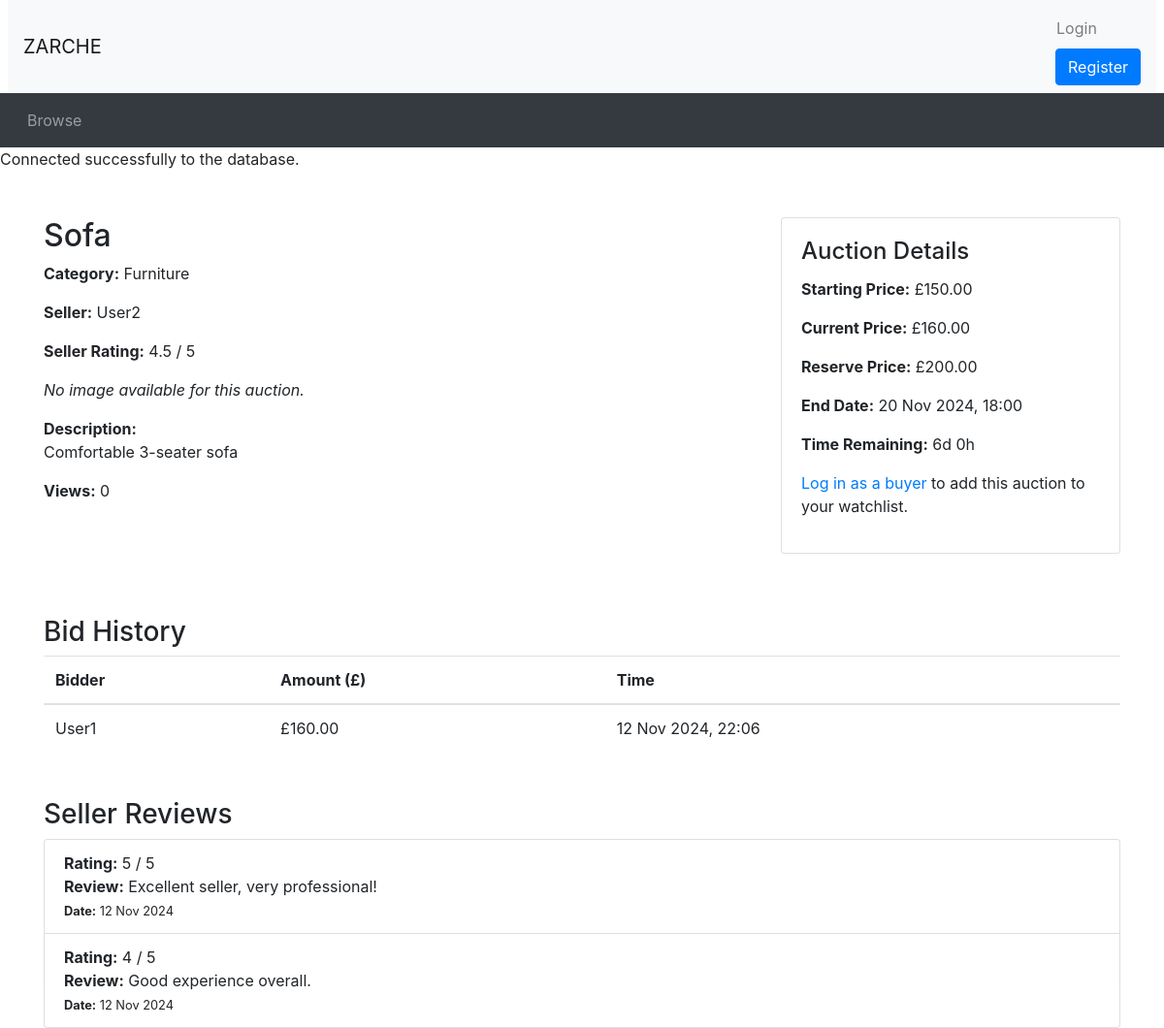
Page /auction_details.php?auctionID=2 on the committed database.
### tables this page shows
CREATE TABLE `Auction` (
  `AuctionID` INT AUTO_INCREMENT PRIMARY KEY,
  `UserID` INT,
  `ItemName` VARCHAR(255) NOT NULL,
  `Description` VARCHAR(255) NOT NULL,
  `CategoryID` INT,
  `ReservePrice` DECIMAL(10, 2),
  `StartPrice` DECIMAL(10, 2),
  `EndDate` DATETIME,
  `Views` INT DEFAULT 0,
  `Image` VARCHAR(255),
  FOREIGN KEY (`UserID`) REFERENCES `Users`(`UserID`) ON DELETE CASCADE,
  FOREIGN KEY (`CategoryID`) REFERENCES `Category`(`CategoryID`) ON DELETE CASCADE
);

CREATE TABLE `Category` (
  `CategoryID` INT AUTO_INCREMENT PRIMARY KEY,
  `CategoryName` VARCHAR(255) NOT NULL
);

CREATE TABLE `Users` (
  `UserID` INT AUTO_INCREMENT PRIMARY KEY,
  `Username` VARCHAR(255) NOT NULL,
  `Email` VARCHAR(255) NOT NULL,
  `Password` VARCHAR(255) NOT NULL,
  `Role` ENUM('buyer', 'seller', 'admin') NOT NULL,
  `blacklisted` BOOLEAN NOT NULL DEFAULT 0
);

CREATE TABLE `Bid` (
  `BidID` INT AUTO_INCREMENT PRIMARY KEY,
  `AuctionID` INT,
  `UserID` INT,
  `BidAmount` DECIMAL(10, 2),
  `BidTime` TIMESTAMP DEFAULT CURRENT_TIMESTAMP,
  FOREIGN KEY (`AuctionID`) REFERENCES `Auction`(`AuctionID`) ON DELETE CASCADE,
  FOREIGN KEY (`UserID`) REFERENCES `Users`(`UserID`) ON DELETE CASCADE
);

CREATE TABLE `SellerReviews` (
  `ReviewID` INT AUTO_INCREMENT PRIMARY KEY,
  `AuctionID` INT NOT NULL,
  `BuyerID` INT NOT NULL,
  `SellerID` INT NOT NULL,
  `Rating` INT CHECK (`Rating` BETWEEN 1 AND 5),
  `ReviewText` TEXT,
  `ReviewDate` TIMESTAMP DEFAULT CURRENT_TIMESTAMP,
  FOREIGN KEY (`AuctionID`) REFERENCES `Auction`(`AuctionID`) ON DELETE CASCADE,
  FOREIGN KEY (`BuyerID`) REFERENCES `Users`(`UserID`) ON DELETE CASCADE,
  FOREIGN KEY (`SellerID`) REFERENCES `Users`(`UserID`) ON DELETE CASCADE
);

### auction_details.php (the view, shortened to what this page needs)
<?php
include_once("header.php");
include_once("utilities.php");
$auctionID = $_GET['auctionID'];
$sql = "SELECT a.ItemName, a.Description, a.StartPrice, a.ReservePrice, a.EndDate, a.Image,
               u.UserName AS SellerName, u.UserID AS SellerID, c.CategoryName, a.Views
        FROM Auction a
        JOIN Users u ON a.UserID = u.UserID
        JOIN Category c ON a.CategoryID = c.CategoryID
        WHERE a.AuctionID = ?";
$stmt = $conn->prepare($sql);
$stmt->bind_param("i", $auctionID);
$stmt->execute();
$result = $stmt->get_result();
if ($result->num_rows === 0) {
    echo "<div class='container mt-5'><p>Auction not found.</p></div>";
} else {
    $auction = $result->fetch_assoc();
    $bidQuery = "SELECT MAX(BidAmount) AS HighestBid FROM Bid WHERE AuctionID = ?";
    $bidStmt = $conn->prepare($bidQuery);
    $bidStmt->bind_param("i", $auctionID);
    $bidStmt->execute();
    $bidResult = $bidStmt->get_result();
    $bidData = $bidResult->fetch_assoc();
    $currentPrice = $bidData['HighestBid'] ?? $auction['StartPrice'];
    $now = new DateTime();
    $endDate = new DateTime($auction['EndDate']);
    $timeRemaining = $now < $endDate ? $endDate->diff($now) : null;
    $sellerID = $auction['SellerID'];
    $avgRatingQuery = "SELECT AVG(Rating) AS AvgRating FROM SellerReviews WHERE SellerID = ?";
    $avgRatingStmt = $conn->prepare($avgRatingQuery);
    $avgRatingStmt->bind_param("i", $sellerID);
    $avgRatingStmt->execute();
    $avgRatingResult = $avgRatingStmt->get_result();
    $avgRatingData = $avgRatingResult->fetch_assoc();
    $avgRating = $avgRatingData['AvgRating'] ?? 0;
    echo "<div class='container mt-5'>";
    echo "<div class='row'>";
    echo "<div class='col-md-8'>";
    echo "<h2>" . htmlspecialchars($auction['ItemName']) . "</h2>";
    echo "<p><strong>Category:</strong> " . htmlspecialchars($auction['CategoryName']) . "</p>";
    echo "<p><strong>Seller:</strong> " . htmlspecialchars($auction['SellerName']) . "</p>";
    echo "<p><strong>Seller Rating:</strong> " . ($avgRating ? number_format($avgRating, 1) . " / 5" : "No reviews yet") . "</p>";
    if (!empty($auction['Image'])) {
        echo "<img src='" . htmlspecialchars($auction['Image']) . "' alt='Auction Image' class='img-fluid mb-3' />";
    } else {
        echo "<p><em>No image available for this auction.</em></p>";
    }
    echo "<p><strong>Description:</strong><br>" . nl2br(htmlspecialchars($auction['Description'])) . "</p>";
    echo "<p><strong>Views:</strong> " . htmlspecialchars($auction['Views']) . "</p>";
    echo "</div>";
    echo "<div class='col-md-4'>";
    echo "<div class='card mb-3'>";
    echo "<div class='card-body'>";
    echo "<h4 class='card-title'>Auction Details</h4>";
    echo "<p><strong>Starting Price:</strong> £" . number_format($auction['StartPrice'], 2) . "</p>";
    echo "<p><strong>Current Price:</strong> £" . number_format($currentPrice, 2) . "</p>";
    if (!empty($auction['ReservePrice'])) {
        echo "<p><strong>Reserve Price:</strong> £" . number_format($auction['ReservePrice'], 2) . "</p>";
    }
    echo "<p><strong>End Date:</strong> " . htmlspecialchars(date("j M Y, H:i", strtotime($auction['EndDate']))) . "</p>";
    if ($timeRemaining) {
        echo "<p><strong>Time Remaining:</strong> " . display_time_remaining($timeRemaining) . "</p>";
    } else {
        echo "<p class='text-danger'><strong>This auction has ended.</strong></p>";
    }
    if (isset($_SESSION['logged_in']) && $_SESSION['logged_in'] === true && $_SESSION['Role'] === 'buyer') {
        $userID = $_SESSION['UserID'];
        $watchlistQuery = "SELECT * FROM WatchList WHERE AuctionID = ? AND UserID = ?";
        $watchlistStmt = $conn->prepare($watchlistQuery);
        $watchlistStmt->bind_param("ii", $auctionID, $userID);
        $watchlistStmt->execute();
        $watchlistResult = $watchlistStmt->get_result();
        if ($watchlistResult->num_rows > 0) {
            echo "<form method='post' action='remove_from_watchlist.php'>
                    <input type='hidden' name='auctionID' value='$auctionID'>
                    <button type='submit' class='btn btn-secondary btn-block'>Unwatch</button>
                  </form>";
        } else {
            echo "<form method='post' action='add_to_watchlist.php'>
                    <input type='hidden' name='auctionID' value='$auctionID'>
                    <button type='submit' class='btn btn-primary btn-block'>Add to Watchlist</button>
                  </form>";
        }
        $watchlistStmt->close();
    } else {
        echo "<p><a href='login.php'>Log in as a buyer</a> to add this auction to your watchlist.</p>";
    }
    echo "</div>";
    echo "</div>";
    echo "</div>";
    echo "</div>";
    echo "<div class='bid-history mt-5'>";
    echo "<h3>Bid History</h3>";
    $historyQuery = "SELECT b.BidAmount, b.BidTime, u.Username AS BidderName
                     FROM Bid b
                     JOIN Users u ON b.UserID = u.UserID
                     WHERE b.AuctionID = ?
                     ORDER BY b.BidTime DESC";
    $historyStmt = $conn->prepare($historyQuery);
    $historyStmt->bind_param("i", $auctionID);
    $historyStmt->execute();
    $historyResult = $historyStmt->get_result();
    if ($historyResult->num_rows > 0) {
        echo "<table class='table'>";
        echo "<thead><tr><th>Bidder</th><th>Amount (£)</th><th>Time</th></tr></thead>";
        echo "<tbody>";
        while ($bidRow = $historyResult->fetch_assoc()) {
            echo "<tr>";
            echo "<td>" . htmlspecialchars($bidRow['BidderName']) . "</td>";
            echo "<td>£" . number_format($bidRow['BidAmount'], 2) . "</td>";
            echo "<td>" . date("j M Y, H:i", strtotime($bidRow['BidTime'])) . "</td>";
            echo "</tr>";
        }
        echo "</tbody></table>";
    } else {
        echo "<p>No bids yet.</p>";
    }
    echo "</div>";
    echo "<div class='seller-reviews mt-5'>";
    echo "<h3>Seller Reviews</h3>";
    $reviewQuery = "SELECT Rating, ReviewText, ReviewDate FROM SellerReviews WHERE SellerID = ? ORDER BY ReviewDate DESC";
    $reviewStmt = $conn->prepare($reviewQuery);
    $reviewStmt->bind_param("i", $sellerID);
    $reviewStmt->execute();
    $reviewResult = $reviewStmt->get_result();
    if ($reviewResult->num_rows > 0) {
        echo "<ul class='list-group'>";
        while ($review = $reviewResult->fetch_assoc()) {
            echo "<li class='list-group-item'>";
            echo "<strong>Rating:</strong> " . $review['Rating'] . " / 5<br>";
            echo "<strong>Review:</strong> " . htmlspecialchars($review['ReviewText']) . "<br>";
            echo "<small><strong>Date:</strong> " . date("j M Y", strtotime($review['ReviewDate'])) . "</small>";
            echo "</li>";
        }
        echo "</ul>";
    } else {
        echo "<p>No reviews for this seller.</p>";
    }
}
echo "</div>";
include_once("footer.php");
?>

### header.php (shortened to what this page needs)
<!doctype html>
<html lang="en">
<head>
  <link rel="stylesheet" href="css/bootstrap.min.css">
  <link rel="stylesheet" href="https://cdnjs.cloudflare.com/ajax/libs/font-awesome/4.7.0/css/font-awesome.min.css">
  <link rel="stylesheet" href="css/custom.css">
</head>
<body>
<nav class="navbar navbar-expand-lg navbar-light bg-light mx-2">
  <a class="navbar-brand" href="#">ZARCHE </a>
  <ul class="navbar-nav ml-auto">
    <li class="nav-item">
      <?php
      if (isset($_SESSION['logged_in']) && $_SESSION['logged_in'] == true) {
          echo '<span class="navbar-text mr-3">Welcome, ' . htmlspecialchars($_SESSION['Username']) . '</span>';
          echo '<a class="nav-link" href="logout.php">Logout</a>';
      } else {
          echo '<button type="button" class="btn nav-link" data-toggle="modal" data-target="#loginModal">Login</button>';
          echo '<a href="register.php" class="btn btn-primary ml-2">Register</a>';
      }
      ?>
    </li>
  </ul>
</nav>
<nav class="navbar navbar-expand-lg navbar-dark bg-dark">
  <ul class="navbar-nav align-middle">
    <li class="nav-item mx-1">
      <a class="nav-link" href="browse.php">Browse</a>
    </li>
  </ul>
</nav>

### utilities.php (shortened to what this page needs)
<?php
function display_time_remaining($interval) {
    if ($interval->days == 0 && $interval->h == 0) {
      $time_remaining = $interval->format('%im %Ss');
    }
    else if ($interval->days == 0) {
      $time_remaining = $interval->format('%hh %im');
    }
    else {
      $time_remaining = $interval->format('%ad %hh');
    }
  return $time_remaining;
}
$servername = "localhost";
$username = "root";
$password = "";
$database = "AuctionDB";
$conn = new mysqli($servername, $username, $password, $database);
if ($conn->connect_error) {
    die("Connection failed: " . $conn->connect_error);
} else {
    echo "Connected successfully to the database.";
}
?>

### footer.php (shortened to what this page needs)
</body>
</html>

### rows in the picture
auction: ItemName "Sofa", CategoryID.CategoryName "Furniture", UserID.Username "User2", Description "Comfortable 3-seater sofa", Views "0", StartPrice "150.00", ReservePrice "200.00", EndDate "20 Nov 2024, 18:00"
bid: UserID.Username "User1", BidAmount "160.00", BidTime "12 Nov 2024, 22:06"
sellerreviews: Rating "5", ReviewText "Excellent seller, very professional!", ReviewDate "12 Nov 2024"
sellerreviews: Rating "4", ReviewText "Good experience overall.", ReviewDate "12 Nov 2024"

### other values in the picture
$avgRating "4.5"
$currentPrice "160.00"
